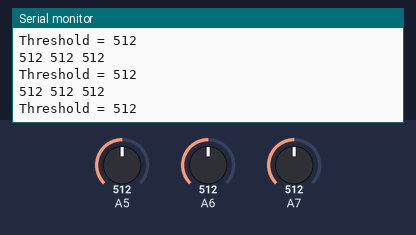
The sketch below on a simulated Arduino Nano, built with avr-gcc and run on an emulated ATmega328P. Parts: the last lines printed to the serial monitor. The test bench sets the inputs (shaded band); at power-on: A5 = 512, A7 = 512, A6 = 512.

Above: at 1.3 s.
1.4 s: A5 set to 533
At 1.83 s:
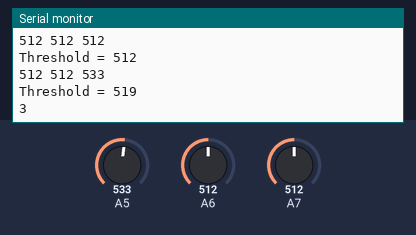
5.0 s: A7 set to 614
At 5.33 s:
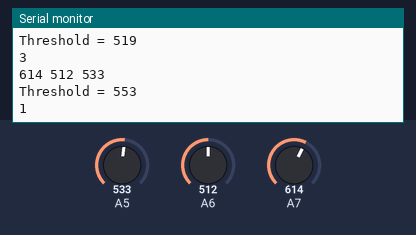
6.5 s: A7 set to 631
At 6.84 s:
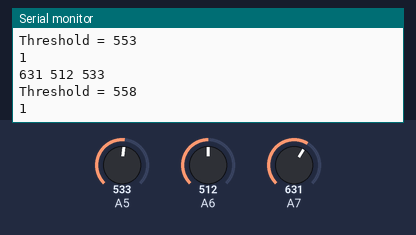
9.5 s: A6 set to 739
At 9.84 s:
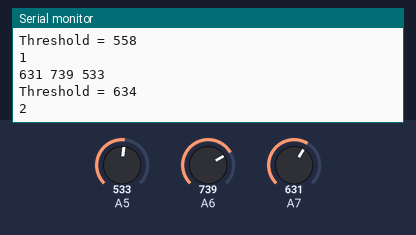
11.0 s: A6 set to 772
At 11.35 s:
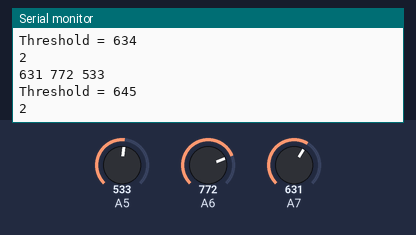
Timing chart, 0 to 13.5 s (numbered marks = the images above; inputs shaded):
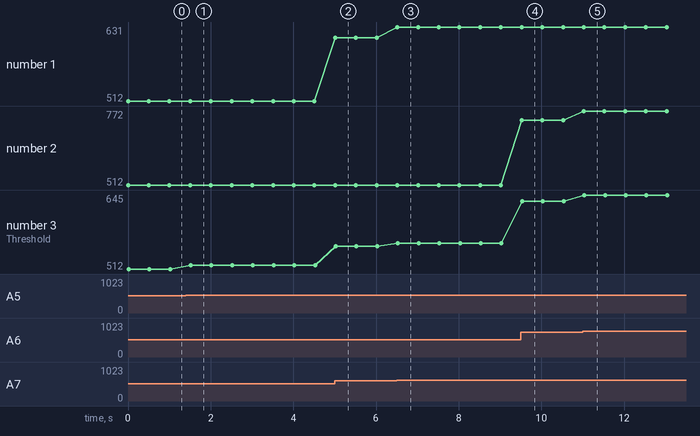

Measured:
- the behaviour switches between 514 and 515 on A5 (found by bisection; images 0 and 1)
- after the input at 1.4 s, the serial monitor: prints a new line after 0.10 s (image 1)
- after the input at 5.0 s, the serial monitor: prints a new line at once (image 2)
- after the input at 6.5 s, the serial monitor: prints a new line at once (image 3)
- after the input at 9.5 s, the serial monitor: prints a new line at once (image 4)
- after the input at 11.0 s, the serial monitor: prints a new line at once (image 5)
- plotted number 1: 512 → 614 after the input at 5.0 s, 614 → 631 after the input at 6.5 s
- plotted number 2: 512 → 739 after the input at 9.5 s, 739 → 772 after the input at 11.0 s

The sketch:

Linefollower_test.ino
```cpp
//uint8_t LM1 = 7;
//uint8_t LM2 = 8;
//uint8_t RM1 = 12;
//uint8_t RM2 = 10;
//uint8_t LM_Enable = 6;
//uint8_t RM_Enable = 11;

void setup() {
  // put your setup code here, to run once:
  Serial.begin(9600);

}

void loop() {
  // put your main code here, to run repeatedly:
  int s1 = analogRead(A7);
  int s2 = analogRead(A6);
  int s3 = analogRead(A5);
  Serial.print(s1);
  Serial.print(" ");
  Serial.print(s2);
  Serial.print(" ");
  Serial.print(s3);
  Serial.println(" ");
  int threshold = (s1+s2+s3)/3;
  Serial.print("Threshold = ");
  Serial.println(threshold);
  if (s1 > threshold && s2 < threshold && s3 < threshold) {
    Serial.println("1");
  }
  else if (s1 < threshold && s2 > threshold && s3 < threshold) {
    Serial.println("2");
  }
  else if (s1 < threshold && s2 < threshold && s3 > threshold) {
    Serial.println("3");
  }
  delay(500);
}

//void forward(int LM_PWM, int RM_PWM)
//{
//  digitalWrite(LM1, 1);
//  digitalWrite(LM2, 0);
//  digitalWrite(RM1, 1);
//  digitalWrite(RM2, 0);
//
//  analogWrite(LM_Enable, LM_PWM);
//  analogWrite(RM_Enable, RM_PWM);
//}
//
//void backward(int LM_PWM, int RM_PWM)
//{
//  digitalWrite(LM1, 0);
//  digitalWrite(LM2, 1);
//  digitalWrite(RM1, 0);
//  digitalWrite(RM2, 1);
//
//  analogWrite(LM_Enable, LM_PWM);
//  analogWrite(RM_Enable, RM_PWM);
//}
//
//void right(int LM_PWM, int RM_PWM)
//{
//  digitalWrite(LM1, 1);
//  digitalWrite(LM2, 0);
//  digitalWrite(RM1, 1);
//  digitalWrite(RM2, 1);
//
//  analogWrite(LM_Enable, LM_PWM);
//  analogWrite(RM_Enable, RM_PWM);
//}
//
//void left(int LM_PWM, int RM_PWM)
//{
//  digitalWrite(LM1, 1);
//  digitalWrite(LM2, 1);
//  digitalWrite(RM1, 1);
//  digitalWrite(RM2, 0);
//
//  analogWrite(LM_Enable, LM_PWM);
//  analogWrite(RM_Enable, RM_PWM);
//}
//
//void stop_bot()
//{
//  digitalWrite(LM1, 1);
//  digitalWrite(LM2, 1);
//  digitalWrite(RM1, 1);
//  digitalWrite(RM2, 1);
//
//  analogWrite(LM_Enable, 0);
//  analogWrite(RM_Enable, 0);
//}
```
